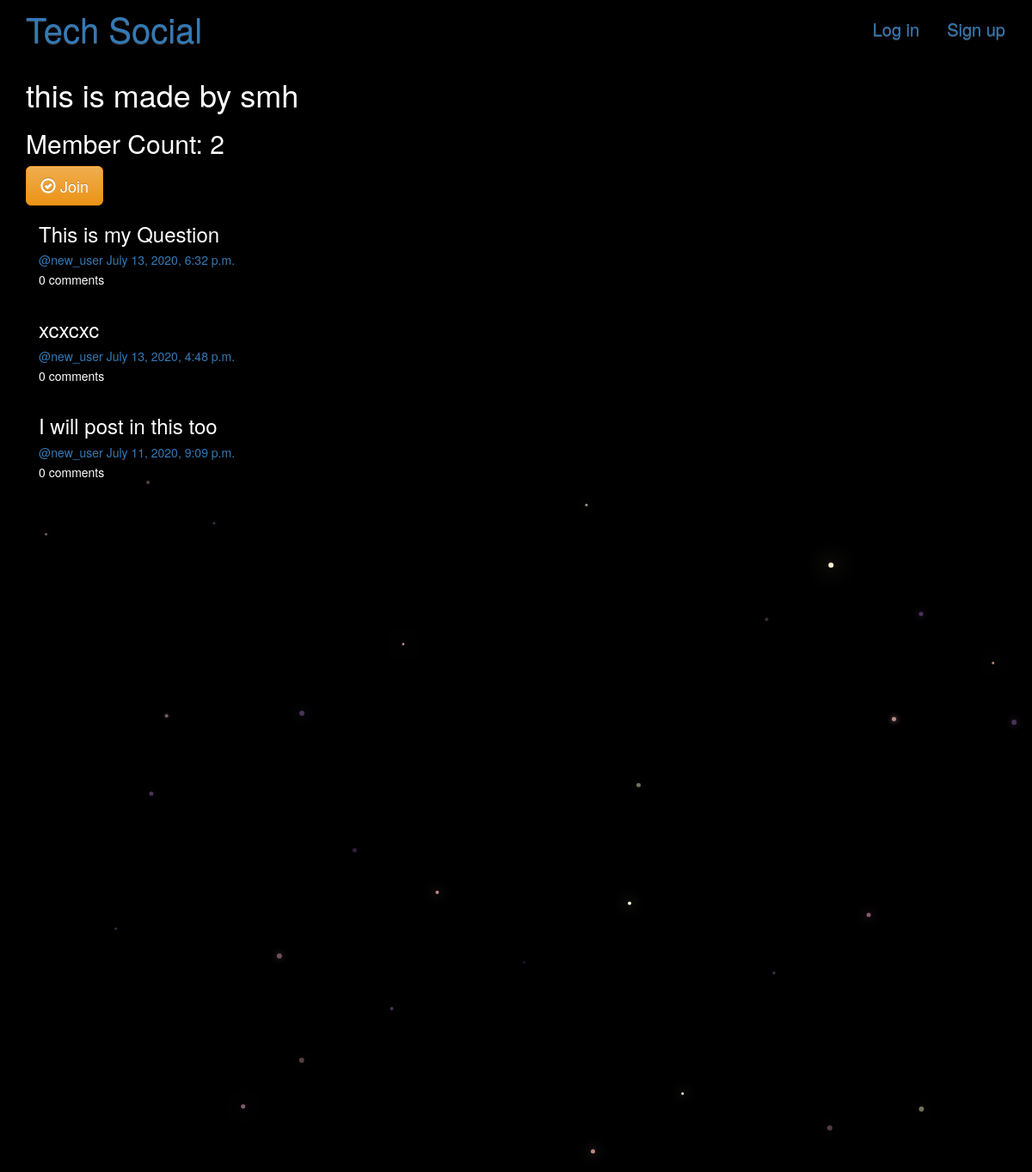
The page /groups/posts/in/this-is-made-by-smh/ on the database as committed earlier.
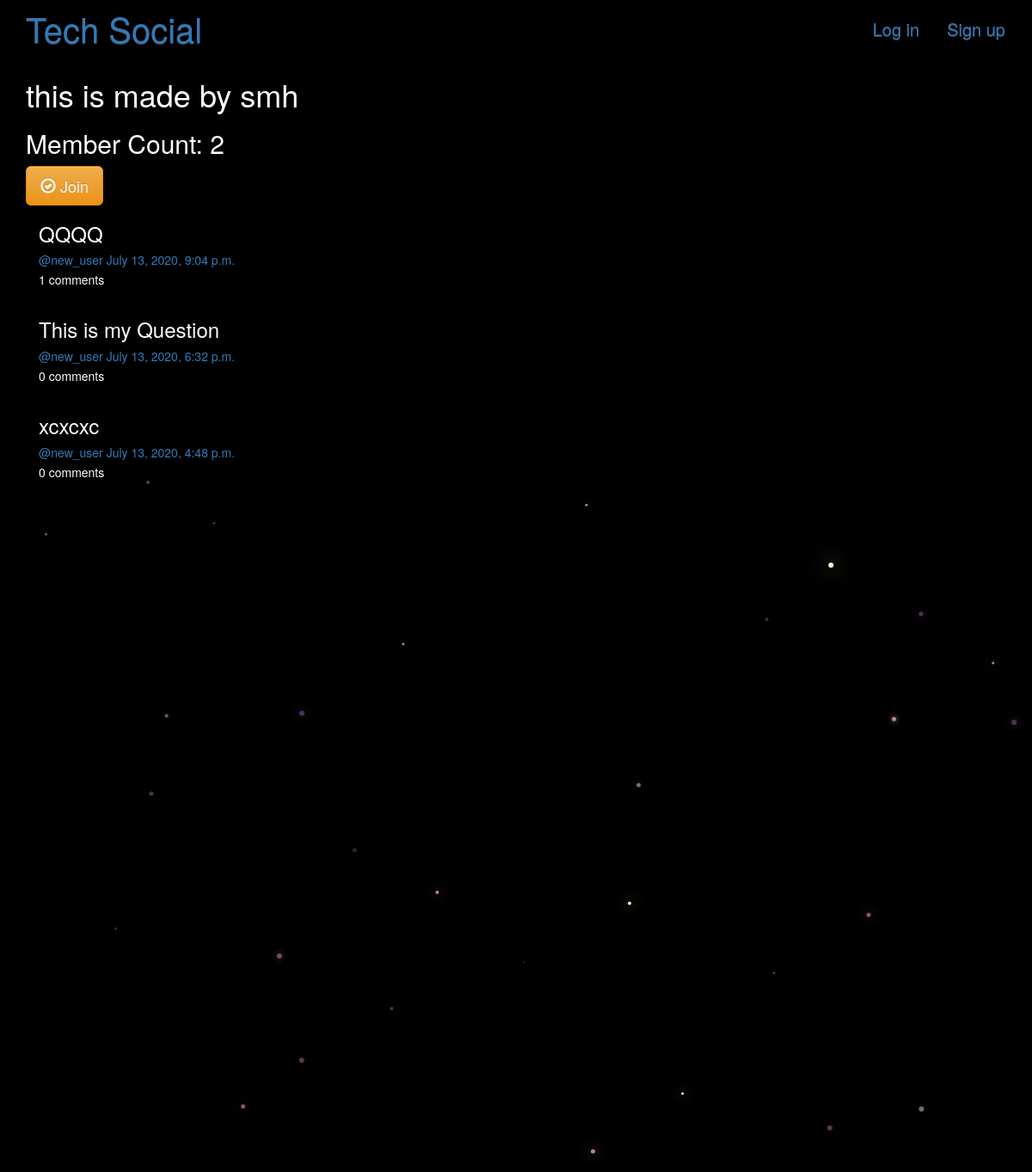
The same page on the database as committed later.
### posts/models.py (models this page shows, shortened)
class Post(models.Model):
    user = models.ForeignKey(User, related_name="posts",on_delete=models.CASCADE)
    created_at = models.DateTimeField(auto_now=True)
    question = models.CharField(max_length=255)
    description=models.TextField(blank=True, default='')
    description_html = models.TextField(editable=False)
    group = models.ForeignKey(Group, related_name="posts",null=True, blank=True,on_delete=models.CASCADE,)
    class Meta:
        ordering = ["-created_at"]
        unique_together = ["user", "question"]

### groups/views.py (the view)
# urls.py: url(r"^posts/in/(?P<slug>[-\w]+)/$",views.SingleGroup.as_view(),name="single"),
class SingleGroup(generic.DetailView):
    model = Group

### groups/templates/groups/group_detail.html (shortened to what this page needs)
{% extends "groups/group_base.html" %}
{% block content %}
<h1>{{group.name}}</h1>
<h2> Member Count: {{group.members.count}}</h2>
  <div class="content">
				{% if user in group.members.all %}
					<a href="{% url 'groups:leave' slug=group.slug %}" class="btn btn-lg btn-fill btn-warning"><span class="glyphicon glyphicon-remove-circle"></span> Leave</a>
                    <a href="{% url 'posts:create1' pk=group.pk %}" class="btn btn-lg btn-fill btn-warning" ><span class="glyphicon glyphicon-ok-circle"></span>Post</a></li>
                    {% else %}
					<a href="{% url 'groups:join' slug=group.slug %}" class="btn btn-lg btn-fill btn-warning"><span class="glyphicon glyphicon-ok-circle"></span> Join</a>
				{% endif %}
</div>
<div class="col-md-8">
	{% if group.posts.count == 0 %}
	<h2>No posts in this group yet!</h2>
	{% else %}
		{% for post in group.posts.all %}
        <div class="post media">
            <h3>{{ post.question }}</h3>
            <div class="media-body">
                <h5 class="media-heading">
                    <span class="username"><a href="{% url 'posts:for_user' username=post.user.username %}">@{{ post.user.username }}</a></span>
                    <time class="time"><a href="{% url 'posts:single' username=post.user.username pk=post.pk %}">{{ post.created_at }}</a></time>
                </h5>
                {{ post.comments.count }} comments
            </div>
        </div>
		{% endfor %}
	{% endif %}
</div>
{% endblock %}

Rows that differ between the two databases and show on the page:
removed Post: question "I will post in this too", user.username "new_user", created_at "July 11, 2020, 9:09 p.m.", comments.count "0"
added Post: question "QQQQ", user.username "new_user", created_at "July 13, 2020, 9:04 p.m.", comments.count "1"
